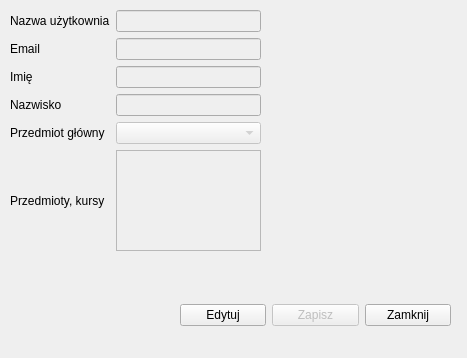
<?xml version="1.0" encoding="UTF-8"?>
<ui version="4.0">
 <class>Profile</class>
 <widget class="QWidget" name="Profile">
  <property name="geometry">
   <rect>
    <x>0</x>
    <y>0</y>
    <width>467</width>
    <height>358</height>
   </rect>
  </property>
  <property name="windowTitle">
   <string>Form</string>
  </property>
  <widget class="QWidget" name="gridLayoutWidget">
   <property name="geometry">
    <rect>
     <x>10</x>
     <y>10</y>
     <width>251</width>
     <height>241</height>
    </rect>
   </property>
   <layout class="QGridLayout" name="gridLayout">
    <item row="2" column="0">
     <widget class="QLabel" name="label_3">
      <property name="text">
       <string>Imię</string>
      </property>
     </widget>
    </item>
    <item row="3" column="0">
     <widget class="QLabel" name="label_4">
      <property name="text">
       <string>Nazwisko</string>
      </property>
     </widget>
    </item>
    <item row="4" column="0">
     <widget class="QLabel" name="label_5">
      <property name="text">
       <string>Przedmiot główny</string>
      </property>
     </widget>
    </item>
    <item row="0" column="1">
     <widget class="QLineEdit" name="lE_username">
      <property name="enabled">
       <bool>false</bool>
      </property>
      <property name="toolTip">
       <string>&lt;html&gt;&lt;head/&gt;&lt;body&gt;&lt;p&gt;Nazwa użytkownika, powinna zawierać conajmniej 6 znaków.&lt;/p&gt;&lt;/body&gt;&lt;/html&gt;</string>
      </property>
      <property name="whatsThis">
       <string>&lt;html&gt;&lt;head/&gt;&lt;body&gt;&lt;p&gt;&lt;br/&gt;&lt;/p&gt;&lt;/body&gt;&lt;/html&gt;</string>
      </property>
     </widget>
    </item>
    <item row="1" column="0">
     <widget class="QLabel" name="label_2">
      <property name="text">
       <string>Email</string>
      </property>
     </widget>
    </item>
    <item row="0" column="0">
     <widget class="QLabel" name="label">
      <property name="text">
       <string>Nazwa użytkownia</string>
      </property>
     </widget>
    </item>
    <item row="5" column="0">
     <widget class="QLabel" name="label_6">
      <property name="text">
       <string>Przedmioty, kursy</string>
      </property>
     </widget>
    </item>
    <item row="1" column="1">
     <widget class="QLineEdit" name="lE_email">
      <property name="enabled">
       <bool>false</bool>
      </property>
     </widget>
    </item>
    <item row="2" column="1">
     <widget class="QLineEdit" name="lE_surname">
      <property name="enabled">
       <bool>false</bool>
      </property>
     </widget>
    </item>
    <item row="3" column="1">
     <widget class="QLineEdit" name="lE_name">
      <property name="enabled">
       <bool>false</bool>
      </property>
     </widget>
    </item>
    <item row="4" column="1">
     <widget class="QComboBox" name="comboBox">
      <property name="enabled">
       <bool>false</bool>
      </property>
     </widget>
    </item>
    <item row="5" column="1">
     <widget class="QTableView" name="tableView">
      <property name="enabled">
       <bool>false</bool>
      </property>
     </widget>
    </item>
   </layout>
  </widget>
  <widget class="QWidget" name="horizontalLayoutWidget">
   <property name="geometry">
    <rect>
     <x>180</x>
     <y>290</y>
     <width>271</width>
     <height>51</height>
    </rect>
   </property>
   <layout class="QHBoxLayout" name="horizontalLayout">
    <item>
     <widget class="QPushButton" name="Edit">
      <property name="text">
       <string>Edytuj</string>
      </property>
     </widget>
    </item>
    <item>
     <widget class="QPushButton" name="Save">
      <property name="enabled">
       <bool>false</bool>
      </property>
      <property name="text">
       <string>Zapisz</string>
      </property>
     </widget>
    </item>
    <item>
     <widget class="QPushButton" name="Close">
      <property name="text">
       <string>Zamknij</string>
      </property>
     </widget>
    </item>
   </layout>
  </widget>
 </widget>
 <resources/>
 <connections/>
</ui>
